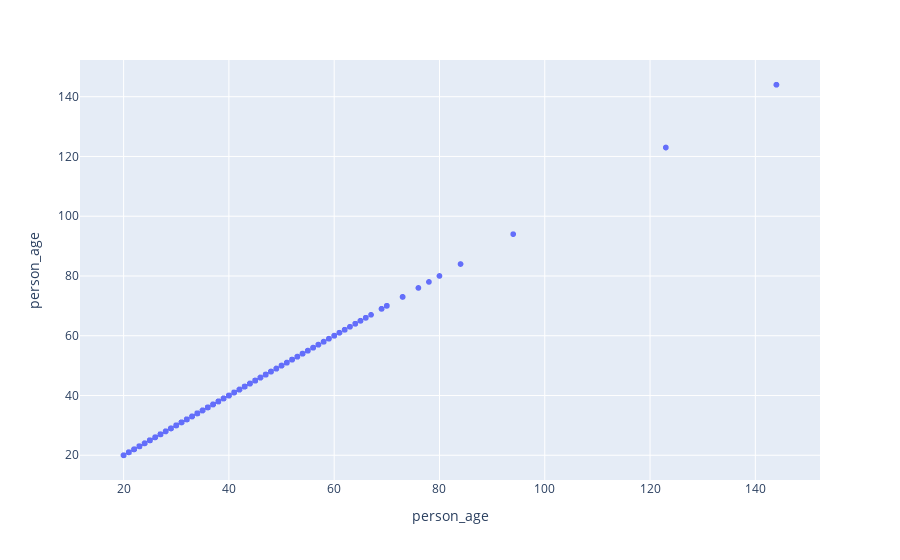

Notebook cell for this chart:
### Markdown cell above
#### Visualização das idades

### Code cell
px.scatter_matrix(base_credit_risk_2["person_age"])

### Figure 1 — Plotly figure (JSON) as saved in the notebook; plotly's stock layout.template omitted (floating-point values rounded to 4 significant figures; data arrays with more than 128 entries replaced by an {"elided": "..."} marker saying what was removed)
{"data": [{"dimensions": [{"axis": {"matches": true}, "label": "person_age", "values": {"elided": "32581 int values"}}], "hovertemplate": "%{xaxis.title.text}=%{x}<br>%{yaxis.title.text}=%{y}<extra></extra>", "legendgroup": "", "marker": {"color": "#636efa", "symbol": "circle"}, "name": "", "showlegend": false, "type": "splom"}], "layout": {"dragmode": "select", "legend": {"tracegroupgap": 0}, "margin": {"t": 60}}}
